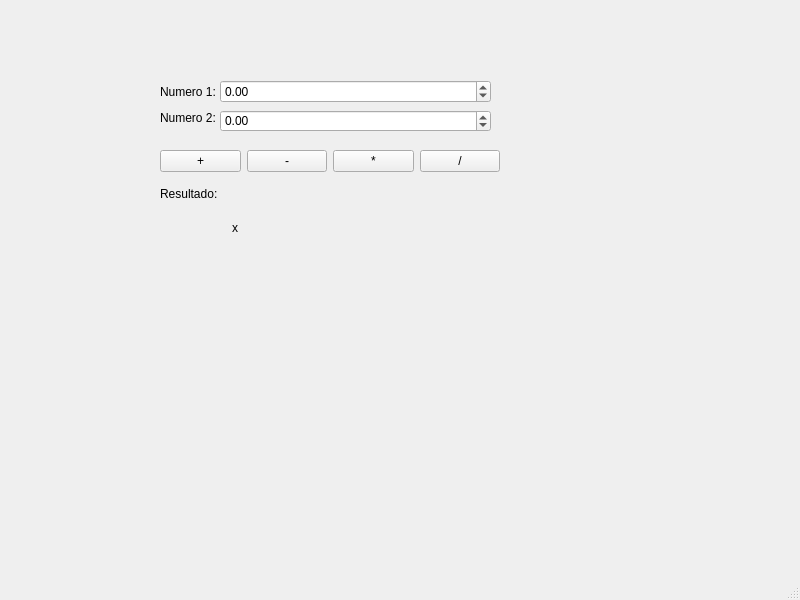
<?xml version="1.0" encoding="UTF-8"?>
<ui version="4.0">
 <class>MainWindow</class>
 <widget class="QMainWindow" name="MainWindow">
  <property name="geometry">
   <rect>
    <x>0</x>
    <y>0</y>
    <width>800</width>
    <height>600</height>
   </rect>
  </property>
  <property name="windowTitle">
   <string>MainWindow</string>
  </property>
  <widget class="QWidget" name="centralwidget">
   <widget class="QLabel" name="label_3">
    <property name="geometry">
     <rect>
      <x>160</x>
      <y>110</y>
      <width>61</width>
      <height>16</height>
     </rect>
    </property>
    <property name="text">
     <string>Numero 2:</string>
    </property>
   </widget>
   <widget class="QDoubleSpinBox" name="n1">
    <property name="geometry">
     <rect>
      <x>220</x>
      <y>80</y>
      <width>271</width>
      <height>23</height>
     </rect>
    </property>
    <property name="minimum">
     <double>-99999.000000000000000</double>
    </property>
    <property name="maximum">
     <double>99999.000000000000000</double>
    </property>
   </widget>
   <widget class="QDoubleSpinBox" name="n2">
    <property name="geometry">
     <rect>
      <x>220</x>
      <y>110</y>
      <width>271</width>
      <height>22</height>
     </rect>
    </property>
    <property name="minimum">
     <double>-99999.000000000000000</double>
    </property>
    <property name="maximum">
     <double>99999.000000000000000</double>
    </property>
   </widget>
   <widget class="QLabel" name="label">
    <property name="geometry">
     <rect>
      <x>160</x>
      <y>80</y>
      <width>61</width>
      <height>23</height>
     </rect>
    </property>
    <property name="text">
     <string>Numero 1:</string>
    </property>
   </widget>
   <widget class="QWidget" name="verticalLayoutWidget">
    <property name="geometry">
     <rect>
      <x>160</x>
      <y>180</y>
      <width>151</width>
      <height>61</height>
     </rect>
    </property>
    <layout class="QVBoxLayout" name="verticalLayout">
     <item>
      <widget class="QLabel" name="label_4">
       <property name="text">
        <string>Resultado:</string>
       </property>
      </widget>
     </item>
     <item alignment="Qt::AlignHCenter">
      <widget class="QLabel" name="Result">
       <property name="text">
        <string>x</string>
       </property>
      </widget>
     </item>
    </layout>
   </widget>
   <widget class="QWidget" name="">
    <property name="geometry">
     <rect>
      <x>160</x>
      <y>150</y>
      <width>340</width>
      <height>23</height>
     </rect>
    </property>
    <layout class="QHBoxLayout" name="horizontalLayout">
     <item>
      <widget class="QPushButton" name="Sum">
       <property name="text">
        <string>+</string>
       </property>
      </widget>
     </item>
     <item>
      <widget class="QPushButton" name="Subtraction">
       <property name="text">
        <string>-</string>
       </property>
      </widget>
     </item>
     <item>
      <widget class="QPushButton" name="Multiplication">
       <property name="text">
        <string>*</string>
       </property>
      </widget>
     </item>
     <item>
      <widget class="QPushButton" name="Division">
       <property name="text">
        <string>/</string>
       </property>
      </widget>
     </item>
    </layout>
   </widget>
  </widget>
  <widget class="QMenuBar" name="menubar">
   <property name="geometry">
    <rect>
     <x>0</x>
     <y>0</y>
     <width>800</width>
     <height>20</height>
    </rect>
   </property>
  </widget>
  <widget class="QStatusBar" name="statusbar"/>
 </widget>
 <resources/>
 <connections/>
</ui>
